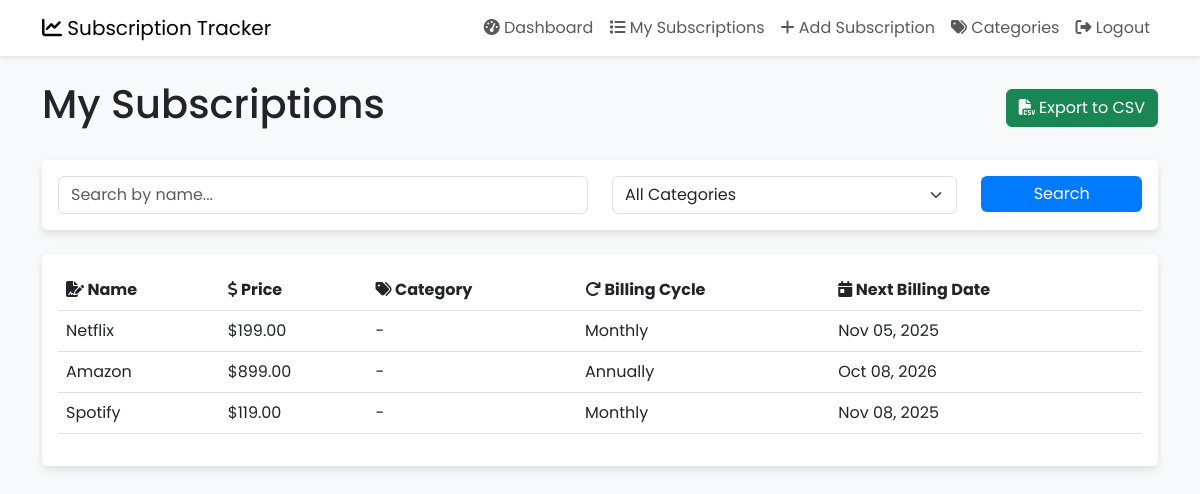
The app's page /subscriptions/list/ (signed in) with its own data.
### subscriptions/models.py (models this page shows, shortened)
class Subscription(models.Model):
    user = models.ForeignKey(User, on_delete=models.CASCADE)
    name = models.CharField(max_length=255)
    price = models.DecimalField(max_digits=10, decimal_places=2)
    category = models.ForeignKey(Category, on_delete=models.SET_NULL, null=True, blank=True)
    BILLING_CYCLE_CHOICES = [
        ('monthly', 'Monthly'),
        ('annually', 'Annually'),
        ('weekly', 'Weekly'),
        ('daily', 'Daily'),
    ]
    billing_cycle = models.CharField(max_length=10, choices=BILLING_CYCLE_CHOICES)
    next_billing_date = models.DateField()
    reminder_sent_date = models.DateField(null=True, blank=True)

### subscriptions/views.py (the view)
# urls.py: path('list/', views.subscription_list, name='subscription_list'),
@login_required(login_url='/subscriptions/login/')
def subscription_list(request):
    subscriptions = Subscription.objects.filter(user=request.user)
    categories = Category.objects.filter(user=request.user)
    query = request.GET.get('q')
    if query:
        subscriptions = subscriptions.filter(name__icontains=query)
    category_id = request.GET.get('category')
    if category_id:
        subscriptions = subscriptions.filter(category_id=category_id)
    context = {
        'subscriptions': subscriptions,
        'categories': categories,
    }
    return render(request, 'subscriptions/subscription_list.html', context)

### subscriptions/templates/subscriptions/subscription_list.html (shortened to what this page needs)
{% extends 'subscriptions/base.html' %}
{% block content %}
    <div class="d-flex justify-content-between align-items-center mb-4">
        <h1>My Subscriptions</h1>
        <a href="{% url 'subscriptions:export_subscriptions_csv' %}" class="btn btn-success"><i class="fas fa-file-csv"></i> Export to CSV</a>
    </div>
    <div class="card mb-4">
        <div class="card-body">
            <form method="get">
                <div class="row">
                    <div class="col-md-6">
                        <input type="text" name="q" class="form-control" placeholder="Search by name..." value="{{ request.GET.q }}">
                    </div>
                    <div class="col-md-4">
                        <select name="category" class="form-select">
                            <option value="">All Categories</option>
                        </select>
                    </div>
                    <div class="col-md-2">
                        <button type="submit" class="btn btn-primary w-100">Search</button>
                    </div>
                </div>
            </form>
        </div>
    </div>
    <div class="card">
        <div class="card-body">
            <table class="table table-hover">
                <thead>
                    <tr>
                        <th><i class="fas fa-file-signature"></i> Name</th>
                        <th><i class="fas fa-dollar-sign"></i> Price</th>
                        <th><i class="fas fa-tags"></i> Category</th>
                        <th><i class="fas fa-redo"></i> Billing Cycle</th>
                        <th><i class="fas fa-calendar-day"></i> Next Billing Date</th>
                    </tr>
                </thead>
                <tbody>
                    {% for subscription in subscriptions %}
                        <tr>
                            <td>{{ subscription.name }}</td>
                            <td>${{ subscription.price }}</td>
                            <td>{{ subscription.category.name|default:"-" }}</td>
                            <td>{{ subscription.get_billing_cycle_display }}</td>
                            <td>{{ subscription.next_billing_date|date:"M d, Y" }}</td>
                        </tr>
                    {% empty %}
                        <tr>
                            <td colspan="5" class="text-center">No subscriptions found.</td>
                        </tr>
                    {% endfor %}
                </tbody>
            </table>
        </div>
    </div>
{% endblock %}

### subscriptions/templates/subscriptions/base.html (style rules this page uses)
body { font-family: 'Poppins', sans-serif; background-color: #f8f9fa; }
.card { border: none; box-shadow: 0 4px 8px rgba(0,0,0,.1); transition: transform .2s; }
.btn-primary { background-color: #007bff; border: none; }

### records on screen
Subscription: name "Netflix", price "199.00", category.name "-", billing_cycle "Monthly", next_billing_date "Nov 05, 2025"
Subscription: name "Amazon", price "899.00", category.name "-", billing_cycle "Annually", next_billing_date "Oct 08, 2026"
Subscription: name "Spotify", price "119.00", category.name "-", billing_cycle "Monthly", next_billing_date "Nov 08, 2025"
